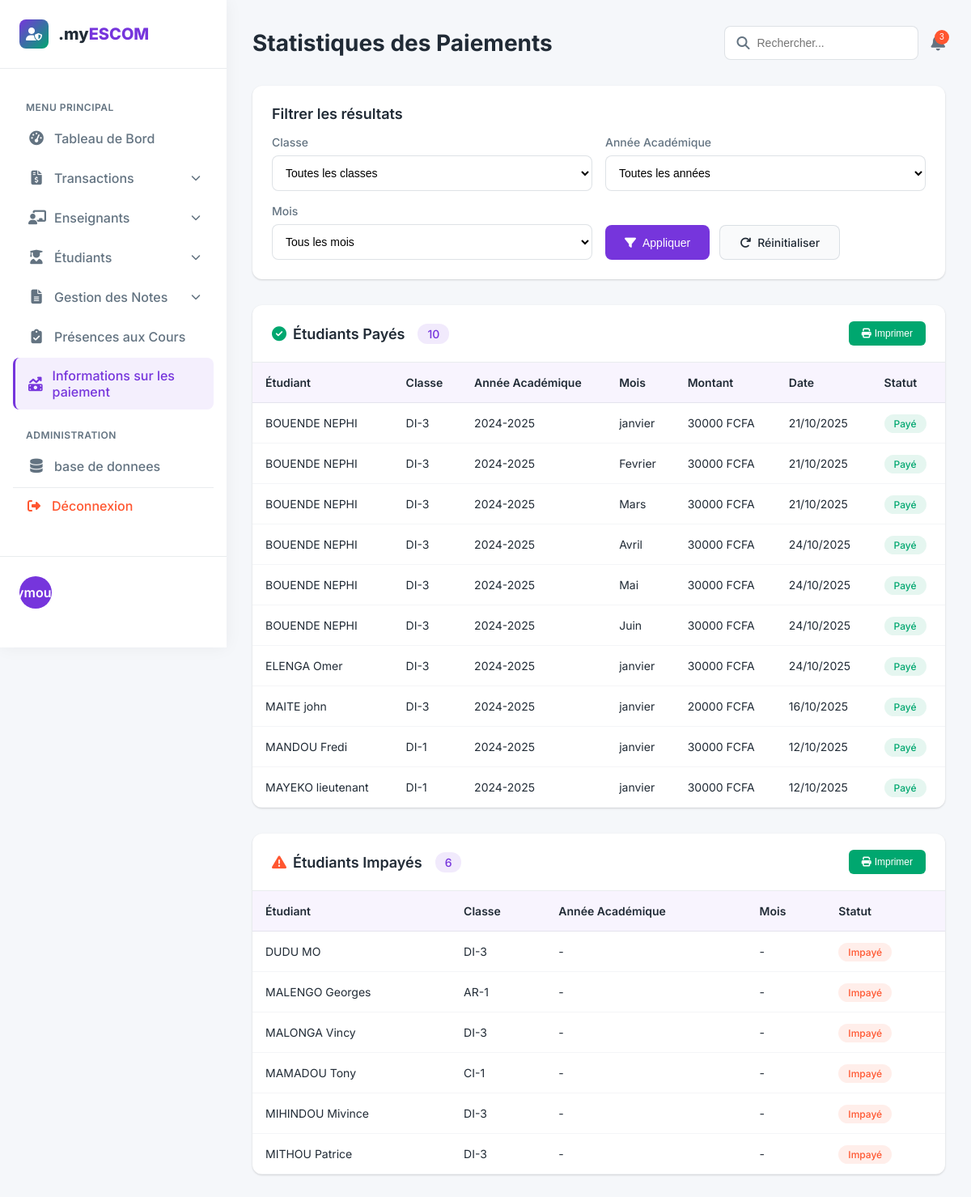
Page /stats/ on the earlier database version.
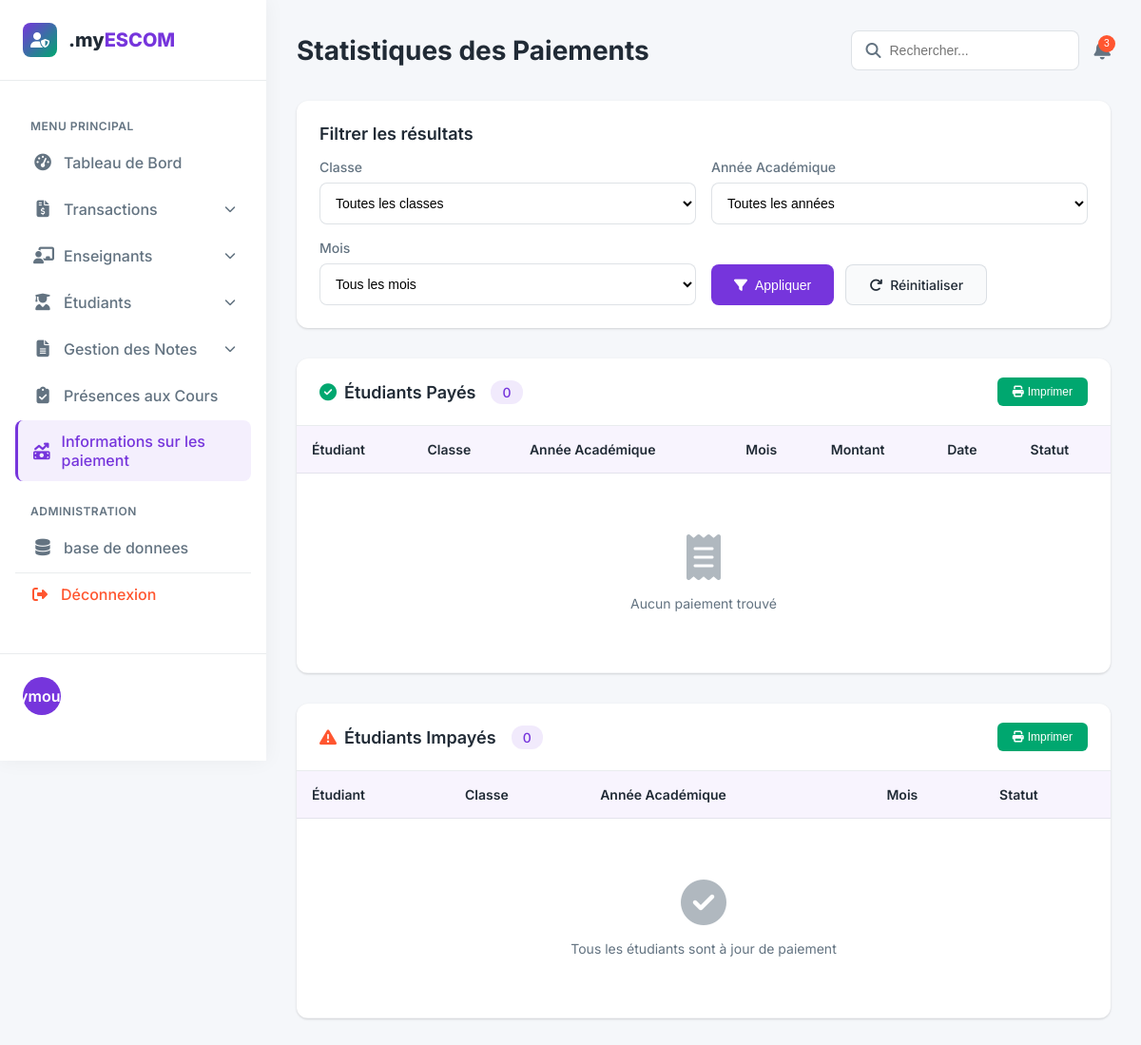
Same page on the later database version.
### transactions/models.py (models this page shows, shortened)
class PaiementEcolage(models.Model):##Etudiant,classe,anneeacademique,mois
    id = models.UUIDField(primary_key=True, default=uuid.uuid4, editable=False)
    etudiant=models.ForeignKey(Etudiant, on_delete=models.CASCADE,)
    annee_academique=models.ForeignKey(AnneeAcademique, on_delete=models.CASCADE)
    mois=models.ForeignKey(Mois,on_delete=models.CASCADE)
    classe=models.ForeignKey(Classe,on_delete=models.CASCADE)
    montant=models.IntegerField()
    date= models.DateField(auto_now=True)
    class Meta:
        constraints = [
            models.UniqueConstraint(
                fields=['etudiant', 'annee_academique', 'mois'],
                name='unique_paiement_par_mois_annee'
            )
        ]
        verbose_name = "Paiement d'ecolage"
        verbose_name_plural = "Paiement d'ecolages"

class Classe(models.Model):
    nom = models.CharField(max_length=255)
    cycle = models.ForeignKey(Cycle, on_delete=models.CASCADE)
    niveau = models.ForeignKey(Niveau, on_delete=models.CASCADE)
    option = models.ForeignKey(Option, on_delete=models.CASCADE)
    description=models.CharField(max_length=255)
    class Meta:
        verbose_name = "Classe"
        verbose_name_plural = "Classes"

class AnneeAcademique(models.Model): #(verifier pas tester)
    annee=models.CharField(max_length=255)
    debut_annee=models.DateField()
    fin_annee=models.DateField()
    est_active = models.BooleanField(default=False)
    slug = models.SlugField(max_length=200, unique=True, blank=True)
    class Meta:
        verbose_name = "Annee academique"
        verbose_name_plural = "Annees academique"

class Mois(models.Model):
    numero=models.IntegerField()
    nom=models.CharField()
    class Meta:
        verbose_name = "Mois"
        verbose_name_plural = "Mois"

class Transaction(models.Model):
    id = models.UUIDField(primary_key=True, default=uuid.uuid4, editable=False)
    date = models.DateField(auto_now_add=True)
    montant = models.DecimalField(max_digits=10, decimal_places=2)
    nature = models.CharField(
        max_length=50,
        choices=[('inscription', 'Inscription'), ('reinscription', 'Réinscription')],
        help_text="inscription ou réinscription."
    )
    ram = models.BooleanField(default=False)
    marqueur = models.BooleanField(default=False)
    dossier_inscription = models.BooleanField(default=False)
    bulletin = models.BooleanField(default=False)
    classe = models.ForeignKey(Classe, on_delete=models.CASCADE)
    etudiant = models.ForeignKey(Etudiant, on_delete=models.CASCADE,related_name='transaction')
    annee_academique = models.ForeignKey(AnneeAcademique, on_delete=models.CASCADE)
    recu = models.ForeignKey(Recu,on_delete=models.CASCADE)  #,related_name='recu',  related_query_name='recus'
    class Meta:
        unique_together = ('etudiant', 'annee_academique')  # interdit plusieurs transactions par étudiant et année
        verbose_name = "Inscription ou reinscription"
        verbose_name_plural = "Inscriptions ou reinscriptions"

### database/models.py (models this page shows, shortened)
class Utilisateur(AbstractUser):
    class Role(models.TextChoices):
        ADMIN="ADMIN","Admin"
        ETUDIANT = "ETUDIANT", "Etudiant"
        ENSEINGNANT = "ENSEIGNANT", "Enseignant"
    base_role = Role.ADMIN
    role = models.CharField(max_length=50, choices=Role.choices)

class EtudiantProfile(models.Model):
    utilisateur = models.OneToOneField(Utilisateur, on_delete=models.CASCADE,related_name='utilisateur')
    nom = models.CharField(max_length=255)
    prenom = models.CharField(max_length=255)
    autres_prenom = models.CharField(max_length=255, null=True)
    date_naissance = models.DateField(null=True, blank=True)
    lieu_naissance = models.CharField(max_length=255, null=True, blank=True)
    adresse = models.TextField(null=True, blank=True)
    nationalite = models.CharField(max_length=100, null=True, blank=True)
    numero_telephone = models.CharField(max_length=20, null=True, blank=True)
    matricule = models.CharField(max_length=255, null=True)
    cree_par = models.CharField(max_length=1000)

### pages/views.py (the view)
# urls.py: path('stats/', views.stats, name='stats'),
def stats(request):
    classe_id = request.GET.get('classe')
    annee_id = request.GET.get('annee_academique')
    mois_id = request.GET.get('mois')
    classes = Classe.objects.all()
    annees_academiques = AnneeAcademique.objects.all()
    mois = Mois.objects.all()
    paiements = PaiementEcolage.objects.all().order_by('etudiant__utilisateur__nom','etudiant__utilisateur__prenom')
    if classe_id:
        paiements = paiements.filter(classe_id=classe_id)
    if annee_id:
        paiements = paiements.filter(annee_academique_id=annee_id)
    if mois_id:
        paiements = paiements.filter(mois_id=mois_id)
    payes = paiements
    impayes = get_impayes(classe_id, annee_id, mois_id)
    context = {
        'payes': payes,
        'impayes': impayes,
        'classes': classes,
        'annees_academiques': annees_academiques,
        'mois': mois,
        'classe_selected': classe_id,
        'annee_selected': annee_id,
        'mois_selected': mois_id,
    }
    return render(request,'pages/transaction/statistique.html',context)

### pages/templates/pages/transaction/statistique.html (shortened to what this page needs)
{% load static %}
<!DOCTYPE html>
<html lang="fr">
<head>
    <link rel="stylesheet" href="https://cdnjs.cloudflare.com/ajax/libs/font-awesome/6.4.0/css/all.min.css">
</head>
<body>
    <aside class="sidebar">
        {% include 'pages/bases/dashboard/logo.html' %}
        {% include 'pages/bases/dashboard/stats.html' %}
        {% include 'pages/bases/dashboard/user.html' %}
    </aside>
    <main class="main-content">
        <div class="header">
            <div class="page-title">
                <h1>Statistiques des Paiements</h1>
            </div>
            <div class="header-actions">
                <div class="search-bar">
                    <i class="fas fa-search search-icon"></i>
                    <input type="text" placeholder="Rechercher...">
                </div>
                <button class="notification-btn">
                    <span class="notification-badge">3</span>
                </button>
            </div>
        </div>
        <div class="filters-card">
            <h3 class="filters-title">Filtrer les résultats</h3>
            <form method="GET" class="filters-form">
                <div class="form-group">
                    <label class="form-label">Classe</label>
                    <select name="classe" class="form-select">
                        <option value="">Toutes les classes</option>
                    </select>
                </div>
                <div class="form-group">
                    <label class="form-label">Année Académique</label>
                    <select name="annee_academique" class="form-select">
                        <option value="">Toutes les années</option>
                    </select>
                </div>
                <div class="form-group">
                    <label class="form-label">Mois</label>
                    <select name="mois" class="form-select">
                        <option value="">Tous les mois</option>
                    </select>
                </div>
                <div class="filter-actions" >
                    <button type="submit" class="btn btn-primary">
                        <i class="fas fa-filter"></i>
                        Appliquer
                    </button>
                    <a href="{% url 'stats' %}" style="text-decoration: none;" class="btn btn-secondary">
                        <i class="fas fa-redo"></i>
                        Réinitialiser
                    </a>
                </div>
            </form>
        </div>
        <div class="tables-section">
            <div class="table-card">
                <div class="table-header">
                    <h3 class="table-title">
                        <i class="fas fa-check-circle"></i>
                        Étudiants Payés
                        <span class="count-badge">{{ payes.count }}</span>
                    </h3>
                    <div class="table-actions">
                        <button class="btn-print" onclick="printTable('table-payes', 'Étudiants Payés')">
                            <i class="fas fa-print"></i>
                            Imprimer
                        </button>
                    </div>
                </div>
                <div class="table-container">
                    <table class="data-table" id="table-payes">
                        <thead>
                            <tr>
                                <th>Étudiant</th>
                                <th>Classe</th>
                                <th>Année Académique</th>
                                <th>Mois</th>
                                <th>Montant</th>
                                <th>Date</th>
                                <th>Statut</th>
                            </tr>
                        </thead>
                        <tbody>
                            {% for paiement in payes %}
                            <tr>
                                <td>{{ paiement.etudiant.utilisateur.nom }} {{ paiement.etudiant.utilisateur.prenom }}</td>
                                <td>{{ paiement.classe.nom }}</td>
                                <td>{{ paiement.annee_academique.annee }}</td>
                                <td>{{ paiement.mois.nom }}</td>
                                <td>{{ paiement.montant }} FCFA</td>
                                <td>{{ paiement.date|date:"d/m/Y" }}</td>
                                <td>
                                    <span class="status-badge status-paid">Payé</span>
                                </td>
                            </tr>
                            {% empty %}
                            <tr>
                                <td colspan="7">
                                    <div class="empty-state">
                                        <i class="fas fa-receipt"></i>
                                        <p>Aucun paiement trouvé</p>
                                    </div>
                                </td>
                            </tr>
                            {% endfor %}
                        </tbody>
                    </table>
                </div>
            </div>
            <div class="table-card">
                <div class="table-header">
                    <h3 class="table-title impayes">
                        <i class="fas fa-exclamation-triangle"></i>
                        Étudiants Impayés
                        <span class="count-badge">{{ impayes|length }}</span>
                    </h3>
                    <div class="table-actions">
                        <button class="btn-print" onclick="printTable('table-impayes', 'Étudiants Impayés')">
                            <i class="fas fa-print"></i>
                            Imprimer
                        </button>
                    </div>
                </div>
                <div class="table-container">
                    <table class="data-table" id="table-impayes">
                        <thead>
                            <tr>
                                <th>Étudiant</th>
                                <th>Classe</th>
                                <th>Année Académique</th>
                                <th>Mois</th>
                                <th>Statut</th>
                            </tr>
                        </thead>
                        <tbody>
                            {% for impaye in impayes %}
                            <tr>
                                <td>{{ impaye.etudiant.etudiant.utilisateur.nom }} {{ impaye.etudiant.etudiant.utilisateur.prenom }}</td>
                                <td>{{ impaye.classe.nom }}</td>
                                <td>{{ impaye.annee_academique.annee|default:"-" }}</td>
                                <td>{{ impaye.mois.nom|default:"-" }}</td>
                                <td>
                                    <span class="status-badge status-unpaid">Impayé</span>
                                </td>
                            </tr>
                            {% empty %}
                            <tr>
                                <td colspan="5">
                                    <div class="empty-state">
                                        <i class="fas fa-check-circle"></i>
                                        <p>Tous les étudiants sont à jour de paiement</p>
                                    </div>
                                </td>
                            </tr>
                            {% endfor %}
                        </tbody>
                    </table>
                </div>
            </div>
        </div>
    </main>
</body>
</html>

### pages/templates/pages/bases/dashboard/logo.html
        <a href="#" class="logo">
            <div class="logo-icon">
                <i class="fas fa-user-shield"></i>
            </div>
            <div class="logo-text" style="font-family: Inter;">.my<span>ESCOM</span></div>
        </a>

### pages/templates/pages/bases/dashboard/stats.html (shortened to what this page needs)
        <nav class="nav-menu">
            <div class="nav-title">Menu Principal</div>
            <div class="nav-item">
                <a href="{% url "admin_dashboard" %}" class="nav-link ">
                    <span class="nav-icon"><i class="fas fa-tachometer-alt"></i></span>
                    <span>Tableau de Bord</span>
                </a>
            </div>
            <div class="nav-item has-submenu ">
                <a href="#" class="nav-link " id="financial-transactions">
                    <span class="nav-icon"><i class="fas fa-file-invoice-dollar"></i></span>
                    <span>Transactions</span>
                </a>
            </div>
            <div class="nav-item has-submenu">
                <a href="#" class="nav-link">
                    <span class="nav-icon"><i class="fas fa-chalkboard-teacher"></i></span>
                    <span>Enseignants</span>
                </a>
            </div>
            <div class="nav-item has-submenu">
                <a href="#" class="nav-link">
                    <span class="nav-icon"><i class="fas fa-user-graduate"></i></span>
                    <span>Étudiants</span>
                </a>
            </div>
            <div class="nav-item has-submenu ">
                <a href="#" class="nav-link" id="notes-menu">
                    <span class="nav-icon"><i class="fas fa-file-alt"></i></span>
                    <span>Gestion des Notes</span>
                </a>
            </div>
            <div class="nav-item">
                <a href="{% url 'presence' %}"  class="nav-link">
                    <span class="nav-icon"><i class="fas fa-clipboard-check"></i></span>
                    <span>Présences aux Cours</span>
                </a>
            </div>
            <div class="nav-item">
                <a href="{% url 'stats' %}"  class="nav-link active">
                    <span class="nav-icon"><i class="fas fa-money-bill-trend-up"></i></span>
                    <span>Informations sur les paiement</span>
                </a>
            </div>
            <div class="nav-title">Administration</div>
            <div class="nav-item">
                <a href="/admin/" class="nav-link">
                    <span class="nav-icon"><i class="fas fa-database"></i> </span>
                    <span>base de donnees</span>
                </a>
            </div>
            <a href="{% url "out" %}" class="logout-btn" id="logout-btn">
                <span class="logout-icon"><i class="fas fa-sign-out-alt"></i></span>
                <span>Déconnexion</span>
            </a>
        </nav>

### pages/templates/pages/bases/dashboard/user.html (shortened to what this page needs)
        <div class="user-profile">
            <div class="user-avatar">{{user}}</div>
        </div>

Differences in the rows shown:
removed PaiementEcolage: etudiant.utilisateur.nom "BOUENDE", etudiant.utilisateur.prenom "NEPHI", classe.nom "DI-3", annee_academique.annee "2024-2025", mois.nom "janvier", montant "30000", date "21/10/2025"
removed PaiementEcolage: etudiant.utilisateur.nom "BOUENDE", etudiant.utilisateur.prenom "NEPHI", classe.nom "DI-3", annee_academique.annee "2024-2025", mois.nom "Fevrier", montant "30000", date "21/10/2025"
removed PaiementEcolage: etudiant.utilisateur.nom "BOUENDE", etudiant.utilisateur.prenom "NEPHI", classe.nom "DI-3", annee_academique.annee "2024-2025", mois.nom "Mars", montant "30000", date "21/10/2025"
removed PaiementEcolage: etudiant.utilisateur.nom "BOUENDE", etudiant.utilisateur.prenom "NEPHI", classe.nom "DI-3", annee_academique.annee "2024-2025", mois.nom "Avril", montant "30000", date "24/10/2025"
removed PaiementEcolage: etudiant.utilisateur.nom "BOUENDE", etudiant.utilisateur.prenom "NEPHI", classe.nom "DI-3", annee_academique.annee "2024-2025", mois.nom "Mai", montant "30000", date "24/10/2025"
removed PaiementEcolage: etudiant.utilisateur.nom "BOUENDE", etudiant.utilisateur.prenom "NEPHI", classe.nom "DI-3", annee_academique.annee "2024-2025", mois.nom "Juin", montant "30000", date "24/10/2025"
removed PaiementEcolage: etudiant.utilisateur.nom "ELENGA", etudiant.utilisateur.prenom "Omer", classe.nom "DI-3", annee_academique.annee "2024-2025", mois.nom "janvier", montant "30000", date "24/10/2025"
removed PaiementEcolage: etudiant.utilisateur.nom "MAITE", etudiant.utilisateur.prenom "john", classe.nom "DI-3", annee_academique.annee "2024-2025", mois.nom "janvier", montant "20000", date "16/10/2025"
removed PaiementEcolage: etudiant.utilisateur.nom "MANDOU", etudiant.utilisateur.prenom "Fredi", classe.nom "DI-1", annee_academique.annee "2024-2025", mois.nom "janvier", montant "30000", date "12/10/2025"
removed PaiementEcolage: etudiant.utilisateur.nom "MAYEKO", etudiant.utilisateur.prenom "lieutenant", classe.nom "DI-1", annee_academique.annee "2024-2025", mois.nom "janvier", montant "30000", date "12/10/2025"
removed Transaction: etudiant.etudiant.utilisateur.nom "DUDU", etudiant.etudiant.utilisateur.prenom "MO", classe.nom "DI-3", annee_academique.annee "-", mois.nom "-"
removed Transaction: etudiant.etudiant.utilisateur.nom "MALENGO", etudiant.etudiant.utilisateur.prenom "Georges", classe.nom "AR-1", annee_academique.annee "-", mois.nom "-"
removed Transaction: etudiant.etudiant.utilisateur.nom "MALONGA", etudiant.etudiant.utilisateur.prenom "Vincy", classe.nom "DI-3", annee_academique.annee "-", mois.nom "-"
removed Transaction: etudiant.etudiant.utilisateur.nom "MAMADOU", etudiant.etudiant.utilisateur.prenom "Tony", classe.nom "CI-1", annee_academique.annee "-", mois.nom "-"
removed Transaction: etudiant.etudiant.utilisateur.nom "MIHINDOU", etudiant.etudiant.utilisateur.prenom "Mivince", classe.nom "DI-3", annee_academique.annee "-", mois.nom "-"
removed Transaction: etudiant.etudiant.utilisateur.nom "MITHOU", etudiant.etudiant.utilisateur.prenom "Patrice", classe.nom "DI-3", annee_academique.annee "-", mois.nom "-"
Other differences:
{{ payes.count }}: "10" → "0"
{{ impayes|length }}: "6" → "0"
text now shown: "Aucun paiement trouvé Tous les étudiants sont à jour de paiement"
